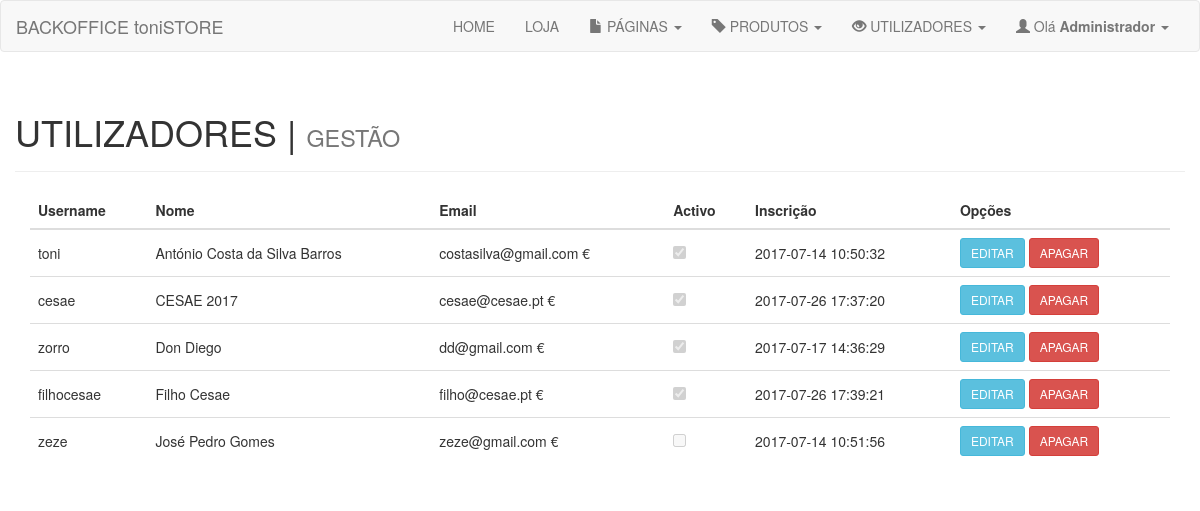
/users_gestao.php (signed in), run on the app's committed database.
### tables this page shows
CREATE TABLE IF NOT EXISTS `UTILIZADORES` (
  `id_utilizador` int(11) NOT NULL,
  `utilizador` varchar(32) NOT NULL,
  `passe` varchar(32) NOT NULL,
  `nome` varchar(40) NOT NULL,
  `email` varchar(120) NOT NULL,
  `activo` tinyint(1) NOT NULL DEFAULT '1',
  `datainsc` datetime NOT NULL DEFAULT CURRENT_TIMESTAMP
);

### classes/utilizadores.class.php (called while the page is built, shortened)
<?php
class utilizadores{
    function mostraTudo(){
        $db = new database();
        $pdo = $db->getCon();
        $sql = '
        SELECT id_utilizador,utilizador,nome, email, datainsc, activo
        FROM UTILIZADORES
        WHERE id_utilizador > 1
        ORDER BY nome, utilizador
        ';
        $s = $pdo->prepare($sql);
        $s->execute();
        return $s->fetchAll();
    }
}
?>

### users_gestao.php (the view, shortened to what this page needs)
<?php
require_once 'classes/utilizadores.class.php';
$users = new utilizadores();
$users->backdoor();
?>
<!DOCTYPE html>
<html lang="pt-pt">
<?php require_once 'includes/head.inc.php'; ?>
  <body>
    <?php require_once 'includes/menuadmin.inc.php'; ?>
    <div class="container">
        <div class="row">
            <div class="page-header">
              <h1>UTILIZADORES | <small>GESTÃO</small></h1>
            </div>
        </div>
        <div class="row">
            <div class="col-xs-12">
                <table class="table table-hover" id="tabela">
                    <thead>
                        <th>Username</th>
                        <th>Nome</th>
                        <th>Email</th>
                        <th>Activo</th>
                        <th>Inscrição</th>
                        <th>Opções</th>
                    </thead>
                    <tbody>
                        <?php
                        $listas = $users->mostraTudo();
                        foreach ($listas as $lista) {
                        ?>
                        <tr>
                            <td><?php echo $lista['utilizador'];?></td>
                            <td><?php echo $lista['nome'];?></td>
                            <td><?php echo $lista['email'];?> €</td>
                            <td><input type="checkbox" <?php if ($lista['activo']==1){echo 'checked';}?> disabled></td>
                            <td><?php echo $lista['datainsc'];?></td>
                            <td>
                                <a href="users_edit.php?id=<?php echo $lista['id_utilizador'];?>"><button type="button" class="btn btn-info btn-sm">EDITAR</button></a>&nbsp;<button type="button" class="btn btn-danger btn-sm" onmousedown="confirmaApagar(<?php echo $lista['id_utilizador'];?>,'users_del.php');">APAGAR</button>
                            </td>
                        </tr>
                        <?php } ?>
                    </tbody>
                </table>
            </div>
        </div>
    </div>
  </body>
</html>

### css/estilo.css (style rules this page uses)
#tabela td { vertical-align: middle; }

### data on the page
utilizadores: utilizador "toni", nome "António Costa da Silva Barros", email "costasilva@gmail.com", activo "☑", datainsc "2017-07-14 10:50:32"
utilizadores: utilizador "cesae", nome "CESAE 2017", email "cesae@cesae.pt", activo "☑", datainsc "2017-07-26 17:37:20"
utilizadores: utilizador "zorro", nome "Don Diego", email "dd@gmail.com", activo "☑", datainsc "2017-07-17 14:36:29"
utilizadores: utilizador "filhocesae", nome "Filho Cesae", email "filho@cesae.pt", activo "☑", datainsc "2017-07-26 17:39:21"
utilizadores: utilizador "zeze", nome "José Pedro Gomes", email "zeze@gmail.com", datainsc "2017-07-14 10:51:56"

### other printed values
$GLOBALS['nomeloja'] "toniSTORE"
$_SESSION['nomeutilizador'] "Administrador"
